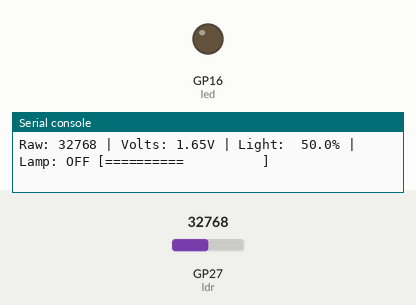
Simulated run of this program. Board: Raspberry Pi Pico running MicroPython. On the bench: output pins drawn as LEDs (lit = HIGH), the last lines printed to the serial console. The test bench sets the inputs (shaded band); at power-on: GP27 (ldr) = 32768 (analog values on the 0–65535 scale).

Above: at 1.2 s.
1.3 s: GP27 (ldr) set to 20880
3.0 s: GP27 (ldr) set to 19056
At 4.2 s:
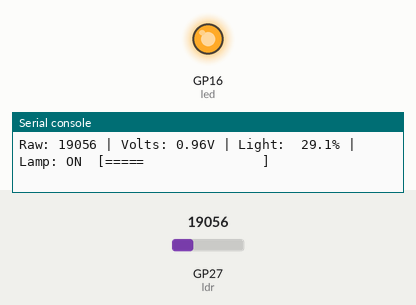
Timing chart, 0 to 6.0 s (numbered marks = the images above; inputs shaded):
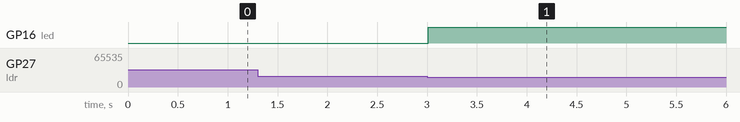

The program:

12_ldr_nightlight.py
```python
"""Lab 12: Analog LDR Light Sensor and Automatic Nightlight with Hysteresis.

Uses ADC1 (GP27) connected to an LDR voltage divider, and controls an LED
on GP16. Demonstrates hysteresis (Schmitt trigger logic) to prevent rapid
flickering near the light/dark switching threshold.
"""
from machine import ADC, Pin
from time import sleep_ms

# Pin definitions
ldr = ADC(27)            # GP27 is ADC1
led = Pin(16, Pin.OUT)   # Indicator LED on GP16

# Hysteresis thresholds (0 - 65535 raw ADC scale)
# Lower value = darker environment (when LDR is pull-down)
# Adjust these values based on your room's ambient light level
DARK_THRESHOLD = 20000   # Below this, turn light ON
LIGHT_THRESHOLD = 25000  # Above this, turn light OFF

lamp_state = False

print("Lab 12: LDR Nightlight with Hysteresis active. Press Ctrl+C to stop.")
print("Monitoring ambient light level...")

try:
    while True:
        raw_val = ldr.read_u16()
        voltage = raw_val * 3.3 / 65535
        light_pct = (raw_val / 65535) * 100

        # Hysteresis switching logic
        if lamp_state and raw_val > LIGHT_THRESHOLD:
            lamp_state = False
            led.off()
            print("[STATE CHANGE] Ambient light restored -> Nightlight OFF")
        elif not lamp_state and raw_val < DARK_THRESHOLD:
            lamp_state = True
            led.on()
            print("[STATE CHANGE] Darkness detected -> Nightlight ON")

        status = "ON " if lamp_state else "OFF"
        bar = "=" * int(light_pct // 5)
        print("Raw: {:5d} | Volts: {:.2f}V | Light: {:5.1f}% | Lamp: {} [{:<20}]".format(
            raw_val, voltage, light_pct, status, bar
        ))
        sleep_ms(300)

except KeyboardInterrupt:
    led.off()
    print("\nNightlight experiment terminated.")
```

Measured:
- the behaviour switches between 20000 and 19984 on GP27 (ldr) (found by bisection; images 0 and 1)
- after the input at 3.0 s, GP16 (led): LOW → HIGH at once
